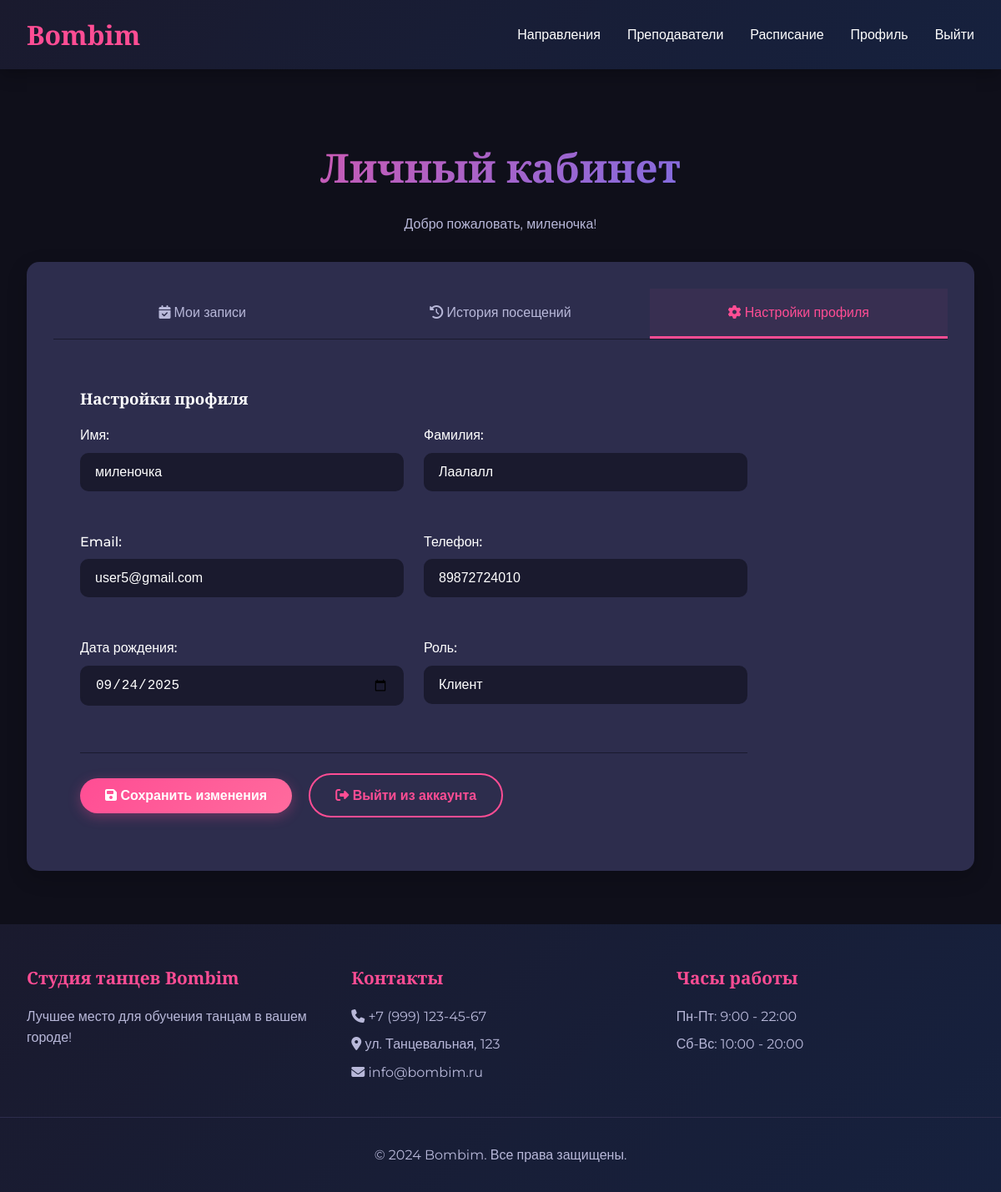
Page /profile/?tab=settings (signed in) on the committed database.
### main/models.py (models this page shows, shortened)
class User(AbstractUser):
    ROLE_CHOICES = (
        ('client', 'Клиент'),
        ('trainer', 'Хореограф'),
        ('admin', 'Администратор'),
    )
    role = models.CharField(max_length=10, choices=ROLE_CHOICES, default='client')
    phone = models.CharField(max_length=20, unique=True)
    birth_date = models.DateField(null=True, blank=True)
    email = models.EmailField(unique=True)
    first_name = models.CharField(max_length=30)
    last_name = models.CharField(max_length=30)

### main/views.py (the view, shortened to what this page needs)
# urls.py: path('profile/', views.profile_view, name='profile'),
@login_required
def profile_view(request):
    if request.user.role != 'client':
        return HttpResponseForbidden()
    tab = request.GET.get('tab', 'bookings')
    active_bookings = Booking.objects.filter(
        client=request.user,
        status='booked',
        class_date__gte=timezone.now().date()  # только будущие занятия
    ).select_related('schedule', 'schedule__dance_style', 'schedule__trainer', 'schedule__trainer__user').order_by(
        'class_date', 'schedule__start_time')
    history_bookings = Booking.objects.filter(
        client=request.user
    ).exclude(status='booked').select_related('schedule', 'schedule__dance_style', 'schedule__trainer',
                                              'schedule__trainer__user').order_by('-booking_date')
    context = {
        'tab': tab,
        'active_bookings': active_bookings,
        'history_bookings': history_bookings
    }
    return render(request, 'main/profile.html', context)

### templates/main/profile.html (shortened to what this page needs)
{% extends 'main/base.html' %}
{% block content %}
<section class="mt-5">
    <h1 class="text-center">Личный кабинет</h1>
    <p class="text-center" style="color: var(--text-secondary); margin-bottom: 2rem;">
        Добро пожаловать, {{ user.first_name }}!
    </p>
    <div class="card">
        <div style="display: flex; border-bottom: 1px solid var(--bg-secondary); flex-wrap: wrap;">
            <a href="?tab=bookings" class="tab-link {% if tab == 'bookings' %}active{% endif %}">
                <i class="fas fa-calendar-check"></i> Мои записи
            </a>
            <a href="?tab=history" class="tab-link {% if tab == 'history' %}active{% endif %}">
                <i class="fas fa-history"></i> История посещений
            </a>
            <a href="?tab=settings" class="tab-link {% if tab == 'settings' %}active{% endif %}">
                <i class="fas fa-cog"></i> Настройки профиля
            </a>
        </div>
        <div class="tab-content">
            {% if tab == 'bookings' %}
            <div class="mt-3">
                <h3>Мои предстоящие занятия</h3>
                {% if active_bookings %}
                <div class="bookings-table">
                    {% for booking in active_bookings %}
                    <div class="booking-item">
                        <div class="booking-date">
                            <strong>{{ booking.class_date|date:"d.m.Y" }}</strong>
                            <div class="day-name">
                                {% if booking.class_date.weekday == 0 %}Понедельник
                                {% elif booking.class_date.weekday == 1 %}Вторник
                                {% elif booking.class_date.weekday == 2 %}Среда
                                {% elif booking.class_date.weekday == 3 %}Четверг
                                {% elif booking.class_date.weekday == 4 %}Пятница
                                {% elif booking.class_date.weekday == 5 %}Суббота
                                {% elif booking.class_date.weekday == 6 %}Воскресенье
                                {% endif %}
                            </div>
                        </div>
                        <div class="booking-time">
                            {{ booking.schedule.start_time }} - {{ booking.schedule.end_time }}
                        </div>
                        <div class="booking-style">
                            <strong>{{ booking.schedule.dance_style.name }}</strong>
                        </div>
                        <div class="booking-trainer">
                            <i class="fas fa-user"></i> {{ booking.schedule.trainer.user.get_full_name }}
                        </div>
                        <div class="booking-status">
                            <span class="status-badge booked">Записан</span>
                        </div>
                        <div class="booking-actions">
                            <button class="btn btn-outline"
                                    onclick="cancelBooking({{ booking.id }}, this)">
                                Отменить запись
                            </button>
                        </div>
                    </div>
                    {% endfor %}
                </div>
                {% else %}
                <div class="text-center" style="padding: 3rem;">
                    <i class="fas fa-calendar-plus fa-4x" style="color: var(--accent-primary); margin-bottom: 1rem;"></i>
                    <h4>Нет активных записей</h4>
                    <p style="color: var(--text-secondary); margin-bottom: 1.5rem;">
                        У вас нет предстоящих занятий. Запишитесь на занятие в расписании!
                    </p>
                    <a href="{% url 'schedule' %}" class="btn btn-primary">
                        <i class="fas fa-calendar-alt"></i> Перейти к расписанию
                    </a>
                </div>
                {% endif %}
            </div>
            {% elif tab == 'settings' %}
            <div class="mt-3">
                <h3>Настройки профиля</h3>
                <form method="post" class="profile-form">
                    <div class="form-grid">
                        <div class="form-group">
                            <label class="form-label">Имя:</label>
                            <input type="text" name="first_name" class="form-control" value="{{ user.first_name }}" required>
                        </div>
                        <div class="form-group">
                            <label class="form-label">Фамилия:</label>
                            <input type="text" name="last_name" class="form-control" value="{{ user.last_name }}" required>
                        </div>
                        <div class="form-group">
                            <label class="form-label">Email:</label>
                            <input type="email" name="email" class="form-control" value="{{ user.email }}" required>
                        </div>
                        <div class="form-group">
                            <label class="form-label">Телефон:</label>
                            <input type="tel" name="phone" class="form-control" value="{{ user.phone }}" required>
                        </div>
                        <div class="form-group">
                            <label class="form-label">Дата рождения:</label>
                            <input type="date" name="birth_date" class="form-control" value="{{ user.birth_date|date:'Y-m-d' }}">
                        </div>
                        <div class="form-group">
                            <label class="form-label">Роль:</label>
                            <input type="text" class="form-control" value="{{ user.get_role_display }}" disabled style="background: var(--bg-secondary);">
                        </div>
                    </div>
                    <div style="margin-top: 2rem; padding-top: 1.5rem; border-top: 1px solid var(--bg-secondary);">
                        <button type="submit" class="btn btn-primary">
                            <i class="fas fa-save"></i> Сохранить изменения
                        </button>
                        <a href="{% url 'logout' %}" class="btn btn-outline" style="margin-left: 1rem;">
                            <i class="fas fa-sign-out-alt"></i> Выйти из аккаунта
                        </a>
                    </div>
                </form>
            </div>
            {% endif %}
        </div>
    </div>
</section>
{% endblock %}

### templates/main/base.html (style rules this page uses)
:root { --bg-primary: #0f0f1a; --bg-secondary: #1a1a2e; --bg-card: #2d2d4d; --accent-primary: #ff4d94; --accent-secondary: #4d79ff; --text-primary: #ffffff; --text-secondary: #b8b8d9; --success: #00cc99; --warning: #ffcc00; --danger: #ff4d4d; }
* { margin: 0; padding: 0; box-sizing: border-box; }
body { font-family: 'Montserrat', sans-serif; background: var(--bg-primary); color: var(--text-primary); line-height: 1.6; min-height: 100vh; display: flex; flex-direction: column; }
.btn { display: inline-block; padding: 12px 30px; border: none; border-radius: 50px; text-decoration: none; font-weight: 600; text-align: center; transition: all 0.3s ease; cursor: pointer; font-size: 1rem; }
.btn-primary { background: linear-gradient(135deg, var(--accent-primary) 0%, #ff6b9d 100%); color: white; box-shadow: 0 4px 15px rgba(255, 77, 148, 0.3); }
.btn-outline { background: transparent; border: 2px solid var(--accent-primary); color: var(--accent-primary); }
.card { background: var(--bg-card); border-radius: 15px; padding: 2rem; margin-bottom: 2rem; box-shadow: 0 8px 25px rgba(0, 0, 0, 0.2); transition: transform 0.3s ease, box-shadow 0.3s ease; }
h1, h2, h3, h4, h5, h6 { font-family: 'Playfair Display', serif; color: var(--text-primary); margin-bottom: 1rem; }
h1 { font-size: 3rem; background: linear-gradient(135deg, var(--accent-primary) 0%, var(--accent-secondary) 100%); -webkit-background-clip: text; -webkit-text-fill-color: transparent; text-align: center; }
.form-group { margin-bottom: 1.5rem; }
.form-label { display: block; margin-bottom: 0.5rem; color: var(--text-primary); font-weight: 500; }
.form-control { width: 100%; padding: 12px 16px; border: 2px solid var(--bg-secondary); border-radius: 10px; background: var(--bg-secondary); color: var(--text-primary); font-size: 1rem; transition: border-color 0.3s ease; }
.text-center { text-align: center; }
.mt-3 { margin-top: 1.5rem; }
.mt-5 { margin-top: 3rem; }

### templates/main/profile.html (style rules this page uses)
.tab-link { padding: 1rem 1.5rem; text-decoration: none; color: var(--text-secondary); border-bottom: 3px solid transparent; transition: all 0.3s ease; flex: 1; text-align: center; min-width: 120px; }
.tab-link.active { color: var(--accent-primary); border-bottom-color: var(--accent-primary); background: rgba(255, 77, 148, 0.05); }
.tab-content { padding: 2rem; }
.profile-form { max-width: 800px; }
.form-grid { display: grid; grid-template-columns: repeat(auto-fit, minmax(300px, 1fr)); gap: 1.5rem; }
.form-group { margin-bottom: 1.5rem; }
.form-label { display: block; margin-bottom: 0.5rem; color: var(--text-primary); font-weight: 500; }

### rows in the picture
User: first_name "миленочка", last_name "Лаалалл", email "user5@gmail.com", phone "89872724010", birth_date "09/24/2025", role "Клиент"
